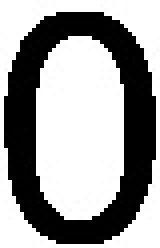
#> input picture digits/Nat Geo/0.jpg, 40 x 62 px (shown 4 times larger); its folder holds 4 pictures in this run
$ python timecode_extractor.py --source 'digits/Nat Geo/0.jpg' --input 'digits/Nat Geo/2.jpg'
#> lines starting #> are read from the running program, lines starting #| are printed output that depends on the picture
import cv2
import argparse
from skimage.metrics import structural_similarity as ssim

digit_images = {"Nat Geo": [cv2.imread(f'digits/Nat Geo/{i}.jpg', cv2.IMREAD_GRAYSCALE) for i in range(10)]}
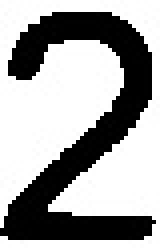
#> input picture digits/Nat Geo/2.jpg, 40 x 62 px (shown 4 times larger)
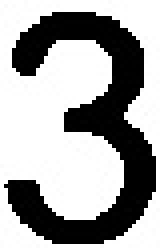
#> input picture digits/Nat Geo/3.jpg, 40 x 62 px (shown 4 times larger)
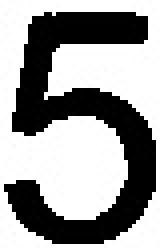
#> input picture digits/Nat Geo/5.jpg, 40 x 62 px (shown 4 times larger)

"""
    get_frame_at_time(video_path, target_time)

Returns a frame from a video at a given time.

# Arguments
- `video_path`: Path to the video file.
- `target_time`: Time in seconds to get the frame from.
"""
# [9 lines left out: function get_frame_at_time, not called in this run]

"""
    extract_timecode_image(frame, source="Nat Geo")

Returns the timecode image from a frame.

# Arguments
- `frame`: Frame to extract the timecode image from.
- `source`: Source of the video. Currently only supports "Nat Geo".
"""
# [7 lines left out: function extract_timecode_image, not called in this run]

"""
    split_nat_geo_timecode_image(timecode_image)

Returns the timecode image from a Nat Geo frame.

# Arguments
- `timecode_image`: Timecode image to split.
"""
# [9 lines left out: function extract_nat_geo_timecode_image, not called in this run]

"""
    split_timecode_image(timecode_image, source="Nat Geo")

Split the timecode image into individual digits.

# Arguments
- `timecode_image`: Timecode image to split.
"""
# [7 lines left out: function split_timecode_image, not called in this run]

"""
    split_nat_geo_timecode_image(timecode_image)

Split a Nat Geo timecode image into individual digits.

# Arguments
- `timecode_image`: Timecode image to split.
"""
# [18 lines left out: function split_nat_geo_timecode_image, not called in this run]

"""
    pad_image_to_match_dimensions(image_to_pad, reference_image)

Pad an image with white to match the dimensions of a reference image.

# Arguments
- `image_to_pad`: Image to pad.
- `reference_image`: Image to match dimensions with.
"""
# [17 lines left out: function pad_image_to_match_dimensions, not called in this run]

"""
    read_digit_from_image(digit_image, i)

Read a digit from an image.

# Arguments
- `digit_image`: Image of the digit to read.
- `i`: Index of the digit.
"""
# [14 lines left out: function read_digit_from_image, not called in this run]

"""
    timecode_to_seconds(timecode)

Convert a timecode to seconds.

# Arguments
- `timecode`: Timecode to convert.
"""
# [7 lines left out: function timecode_to_seconds, not called in this run]

"""
    read_input_csv(input_path)

Read an input CSV file.

# Arguments
- `input_path`: Path to the input CSV file.
"""
def read_input_csv(input_path):
    with open(input_path, "r") as input_file:
#> (the run stopped early here; a loop or call above may not have finished)
